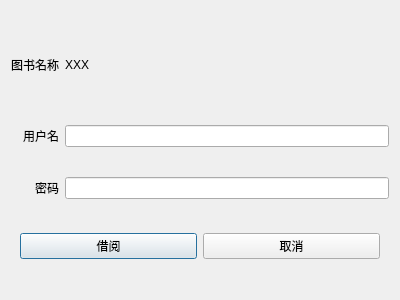
<?xml version="1.0" encoding="UTF-8"?>
<ui version="4.0">
 <class>Dlg_BookGS</class>
 <widget class="QDialog" name="Dlg_BookGS">
  <property name="geometry">
   <rect>
    <x>0</x>
    <y>0</y>
    <width>400</width>
    <height>300</height>
   </rect>
  </property>
  <property name="windowTitle">
   <string>Dialog</string>
  </property>
  <layout class="QGridLayout" name="gridLayout">
   <item row="0" column="0">
    <widget class="QLabel" name="label_3">
     <property name="text">
      <string>图书名称</string>
     </property>
    </widget>
   </item>
   <item row="0" column="1">
    <widget class="QLabel" name="label_4">
     <property name="maximumSize">
      <size>
       <width>16777215</width>
       <height>60</height>
      </size>
     </property>
     <property name="text">
      <string>XXX</string>
     </property>
    </widget>
   </item>
   <item row="1" column="0">
    <widget class="QLabel" name="label">
     <property name="text">
      <string>用户名</string>
     </property>
     <property name="alignment">
      <set>Qt::AlignRight|Qt::AlignTrailing|Qt::AlignVCenter</set>
     </property>
    </widget>
   </item>
   <item row="1" column="1">
    <widget class="QLineEdit" name="le_user"/>
   </item>
   <item row="2" column="0">
    <widget class="QLabel" name="label_2">
     <property name="text">
      <string>密码</string>
     </property>
     <property name="alignment">
      <set>Qt::AlignRight|Qt::AlignTrailing|Qt::AlignVCenter</set>
     </property>
    </widget>
   </item>
   <item row="2" column="1">
    <widget class="QLineEdit" name="le_password"/>
   </item>
   <item row="3" column="0" colspan="2">
    <widget class="QWidget" name="widget" native="true">
     <property name="maximumSize">
      <size>
       <width>16777215</width>
       <height>35</height>
      </size>
     </property>
     <layout class="QGridLayout" name="gridLayout_2">
      <property name="topMargin">
       <number>0</number>
      </property>
      <property name="bottomMargin">
       <number>0</number>
      </property>
      <item row="0" column="0">
       <widget class="QPushButton" name="btn_get">
        <property name="text">
         <string>借阅</string>
        </property>
       </widget>
      </item>
      <item row="0" column="1">
       <widget class="QPushButton" name="btn_cancel">
        <property name="text">
         <string>取消</string>
        </property>
       </widget>
      </item>
     </layout>
    </widget>
   </item>
  </layout>
 </widget>
 <resources/>
 <connections/>
</ui>
